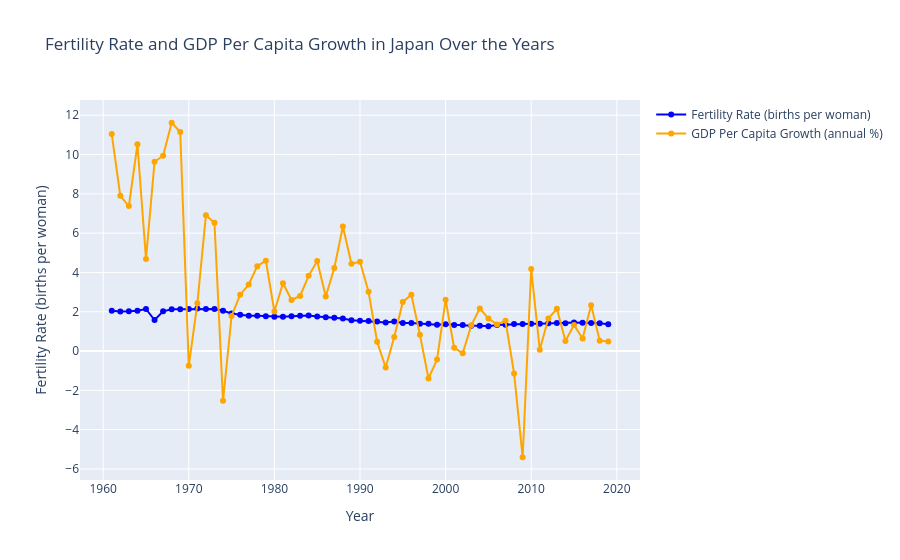

Notebook code for this chart:
### Code cell
import plotly.graph_objects as go

# Create figure
fig = go.Figure()

# Add Fertility Rate trace
fig.add_trace(go.Scatter(
    x=japan_data['Year'],
    y=japan_data['Fertility rate, total (births per woman)'],
    mode='lines+markers',
    name='Fertility Rate (births per woman)',
    line=dict(color='blue')
))

# Add GDP Per Capita Growth trace
fig.add_trace(go.Scatter(
    x=japan_data['Year'],
    y=japan_data['gdp_per_capita_growth_(annual_%)'],
    mode='lines+markers',
    name='GDP Per Capita Growth (annual %)',
    line=dict(color='orange')
))

# Update layout
fig.update_layout(
    title='Fertility Rate and GDP Per Capita Growth in Japan Over the Years',
    xaxis_title='Year',
    yaxis_title='Fertility Rate (births per woman)',
    yaxis2=dict(
        title='GDP Per Capita Growth (annual %)',
        overlaying='y',
        side='right',
        showgrid=False,
        type='log'  # Set logarithmic scale
    )
)

# Show figure
fig.show()

### Figure 1 — Plotly figure (JSON) as saved in the notebook; plotly's stock layout.template omitted (floating-point values rounded to 4 significant figures)
{"data": [{"line": {"color": "blue"}, "mode": "lines+markers", "name": "Fertility Rate (births per woman)", "type": "scatter", "x": [1961, 1962, 1963, 1964, 1965, 1966, 1967, 1968, 1969, 1970, 1971, 1972, 1973, 1974, 1975, 1976, 1977, 1978, 1979, 1980, 1981, 1982, 1983, 1984, 1985, 1986, 1987, 1988, 1989, 1990, 1991, 1992, 1993, 1994, 1995, 1996, 1997, 1998, 1999, 2000, 2001, 2002, 2003, 2004, 2005, 2006, 2007, 2008, 2009, 2010, 2011, 2012, 2013, 2014, 2015, 2016, 2017, 2018, 2019], "y": [2.05, 2.01, 2.02, 2.05, 2.139, 1.58, 2.02, 2.13, 2.13, 2.135, 2.16, 2.14, 2.14, 2.05, 1.909, 1.85, 1.8, 1.79, 1.77, 1.75, 1.74, 1.77, 1.8, 1.81, 1.76, 1.72, 1.69, 1.66, 1.57, 1.54, 1.53, 1.502, 1.458, 1.5, 1.422, 1.425, 1.388, 1.384, 1.342, 1.359, 1.33, 1.32, 1.29, 1.29, 1.26, 1.32, 1.34, 1.37, 1.37, 1.39, 1.39, 1.41, 1.43, 1.42, 1.45, 1.44, 1.43, 1.42, 1.36]}, {"line": {"color": "orange"}, "mode": "lines+markers", "name": "GDP Per Capita Growth (annual %)", "type": "scatter", "x": [1961, 1962, 1963, 1964, 1965, 1966, 1967, 1968, 1969, 1970, 1971, 1972, 1973, 1974, 1975, 1976, 1977, 1978, 1979, 1980, 1981, 1982, 1983, 1984, 1985, 1986, 1987, 1988, 1989, 1990, 1991, 1992, 1993, 1994, 1995, 1996, 1997, 1998, 1999, 2000, 2001, 2002, 2003, 2004, 2005, 2006, 2007, 2008, 2009, 2010, 2011, 2012, 2013, 2014, 2015, 2016, 2017, 2018, 2019], "y": [11.04, 7.902, 7.38, 10.52, 4.686, 9.632, 9.939, 11.62, 11.15, -0.7506, 2.427, 6.905, 6.523, -2.53, 1.788, 2.867, 3.385, 4.318, 4.595, 2.01, 3.453, 2.598, 2.805, 3.827, 4.577, 2.778, 4.227, 6.342, 4.44, 4.545, 3.012, 0.4744, -0.8399, 0.7115, 2.501, 2.866, 0.8355, -1.397, -0.4339, 2.608, 0.1647, -0.1145, 1.311, 2.17, 1.653, 1.356, 1.537, -1.141, -5.405, 4.173, 0.06976, 1.657, 2.148, 0.508, 1.33, 0.6379, 2.336, 0.5267, 0.4801]}], "layout": {"title": {"text": "Fertility Rate and GDP Per Capita Growth in Japan Over the Years"}, "xaxis": {"title": {"text": "Year"}}, "yaxis": {"title": {"text": "Fertility Rate (births per woman)"}}, "yaxis2": {"overlaying": "y", "showgrid": false, "side": "right", "title": {"text": "GDP Per Capita Growth (annual %)"}, "type": "log"}}}
